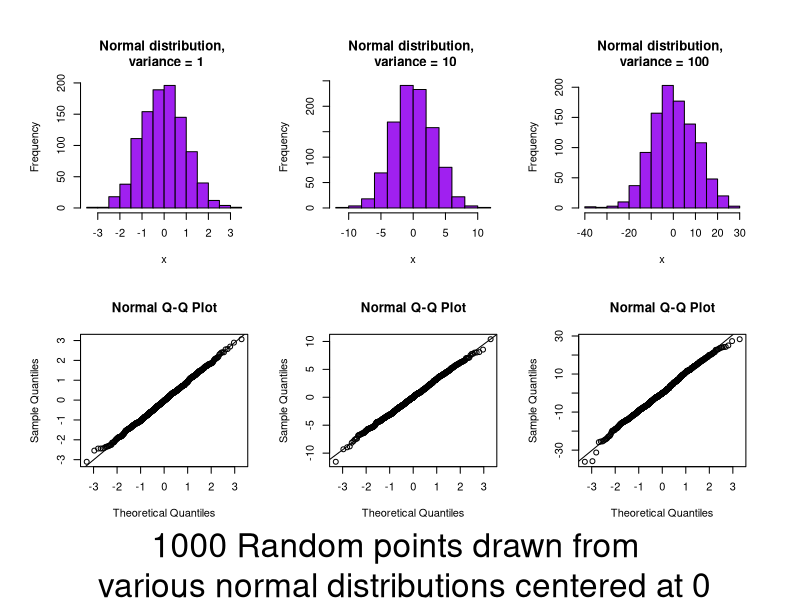
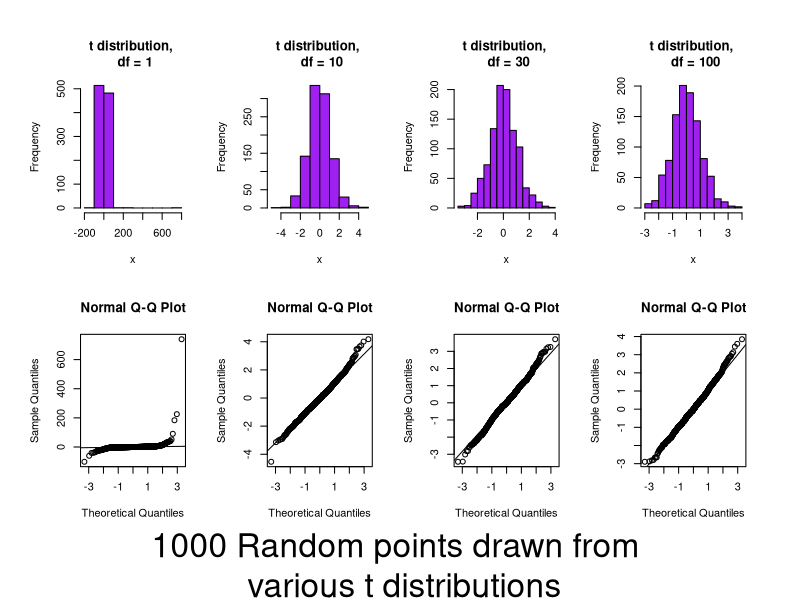
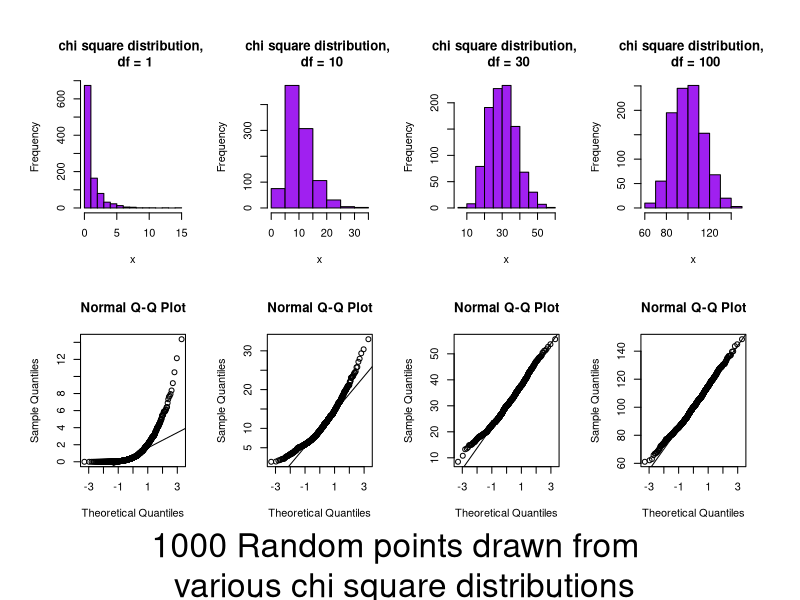
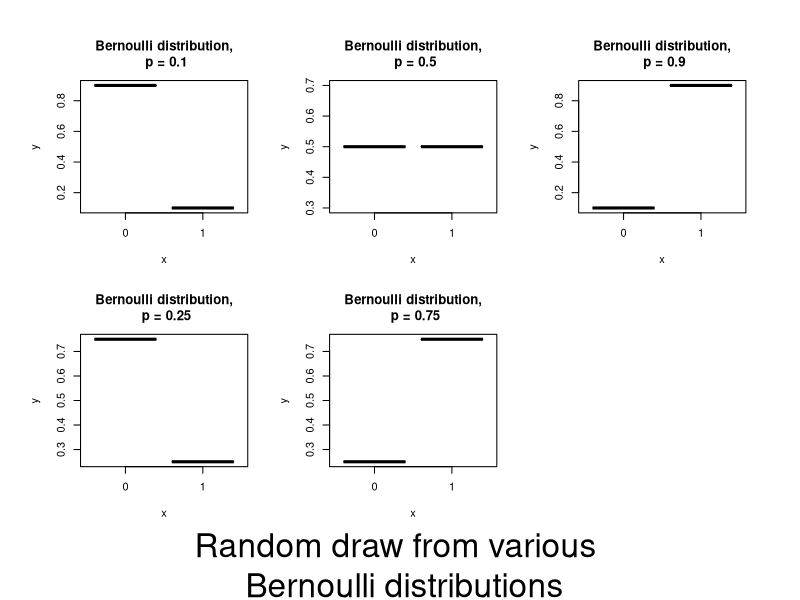
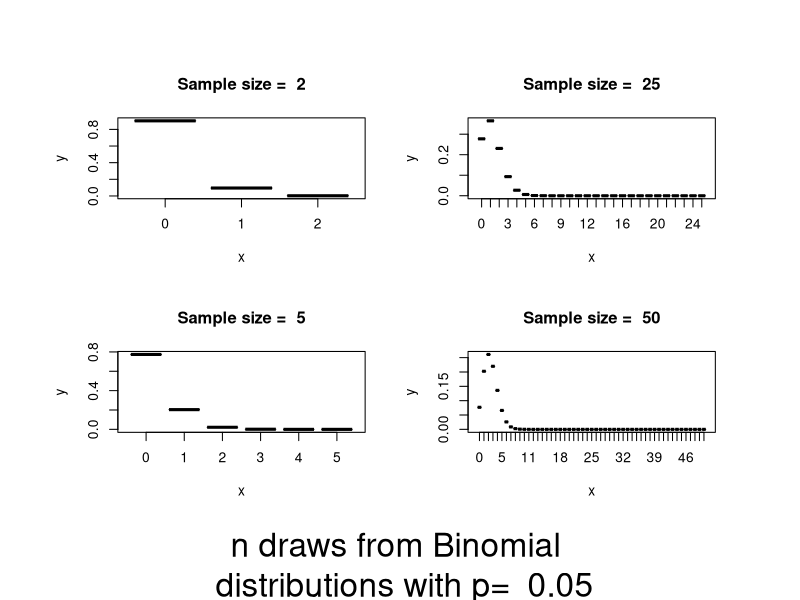
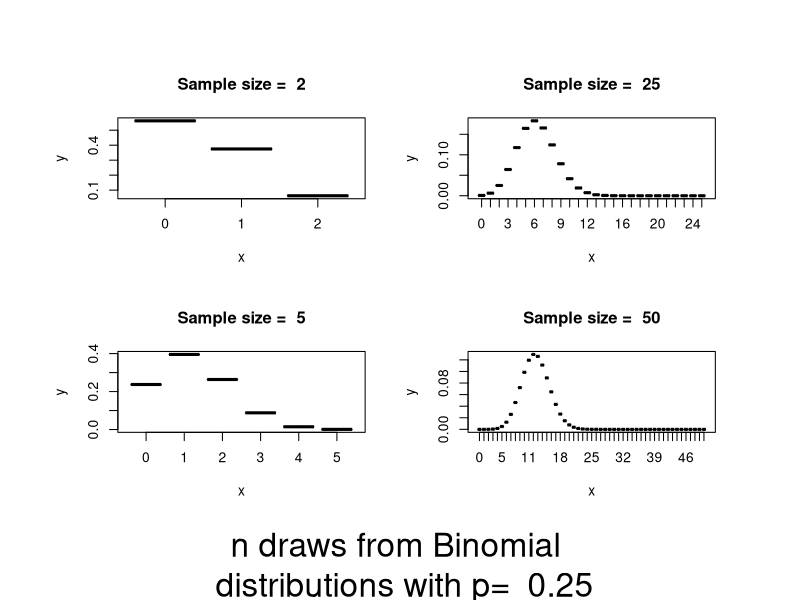
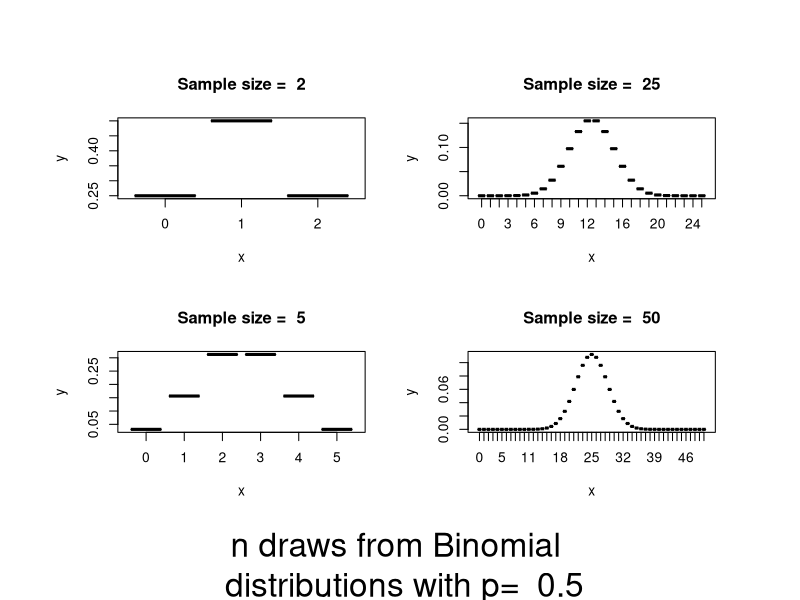
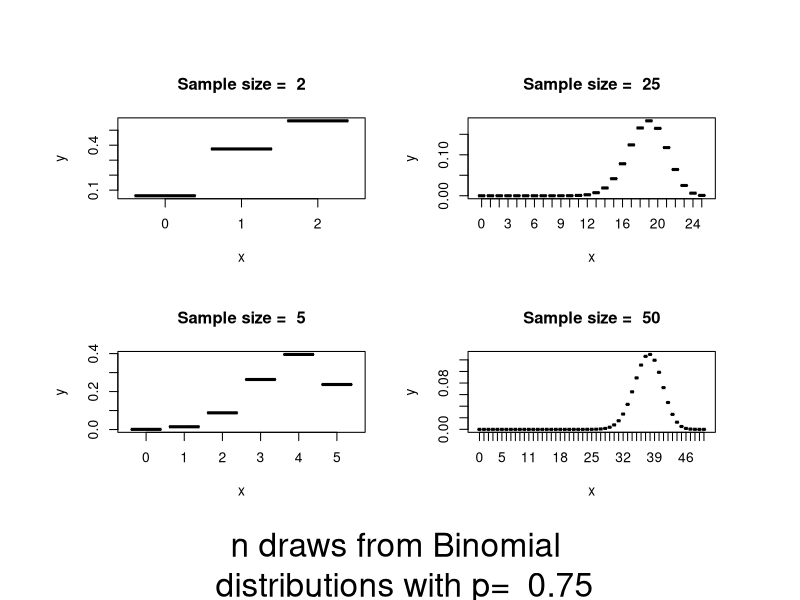

Source code (R) for these figures, in order:
#use code below to assess how data from various distributions visually compares 
#to a normal distribution
#
##normal
sigma=c(1,10,100)
par(mfcol=c(2,3), oma = c(5,2,2,2), ask=F)
for(j in 1:length(sigma)){
  x=rnorm(1000, 0, sqrt(sigma[j]))
  hist(x, main=paste("Normal distribution, \n variance = ",sigma[j], sep = ""), col = "purple")
  qqnorm(x)
  qqline(x)
}
mtext("1000 Random points drawn from \n various normal distributions centered at 0", outer = T, side = 1, 
      cex = 2, line = 4)

readline(prompt="Press [enter] to continue")


#t
freedom=c(1,10,30,100)
par(mfcol=c(2,4), oma = c(5,2,2,2), ask=F)
for(j in 1:length(freedom)){
  x=rt(1000, df=freedom[j])
  hist(x, main=paste("t distribution, \n df = ",freedom[j], sep = ""), col = "purple")
  qqnorm(x)
  qqline(x)
}
mtext("1000 Random points drawn from \n various t distributions", outer = T, side = 1, 
      cex = 2, line = 4)

readline(prompt="Press [enter] to continue")

#chi-square
freedom=c(1,10,30,100)
par(mfcol=c(2,4), oma = c(5,2,2,2), ask=F)
for(j in 1:length(freedom)){
  x=rchisq(1000, df=freedom[j])
  hist(x, main=paste("chi square distribution, \n df = ",freedom[j], sep = ""), col = "purple")
  qqnorm(x)
  qqline(x)
}
mtext("1000 Random points drawn from \n various chi square distributions", outer = T, side = 1, 
      cex = 2, line = 4)

readline(prompt="Press [enter] to continue")

#bernoulli
y=0:1
n=1
p=c(.1,.25, .5,.75, .9)
par(mfcol=c(2,3), oma = c(5,2,2,2), ask=F)
for (i in 1:length(p)){
  x=dbinom(y,n,p[i])
  plot(as.factor(y),x, type="h",main = paste("Bernoulli distribution,\n p = ",p[i], sep = ""))
}
mtext("Random draw from various \n Bernoulli distributions", outer = T, side = 1, 
      cex = 2, line = 4)

readline(prompt="Press [enter] to continue")


#binomial
n=c(2,5,25,50)
p=c(.05, .25, .5, .75, .95)
par(mfcol=c(2,2), ask=F, oma=c(5,3,3,3))
for(j in 1:length(p)){
  for (i in 1:length(n)){
    y=0:n[i]
    x=dbinom(y,n[i],p[j])
    plot(as.factor(y),x, type="h", main=paste("Sample size = ", n[i]))
  }
  mtext(paste("n draws from Binomial \n distributions with p= ", p[j]), outer = T, side = 1, 
        cex = 2, line = 4)
  
  readline(prompt="Press [enter] to continue")
  }

#poisson
u=c(2,5,10,30,50,100)
par(mfcol=c(2,3), ask=F, oma=c(5,3,3,3))
for(j in 1:length(u)){
  x=dpois(x=0:(u[j]*3),lambda=u[j])
  plot(0:(u[j]*3),x, type="h", main=paste("mu = ", u[j]), xlab = "")
}
mtext(paste("Poisson distributions \n with mu= ", u[j]), outer = T, side = 1, 
      cex = 2, line = 4)